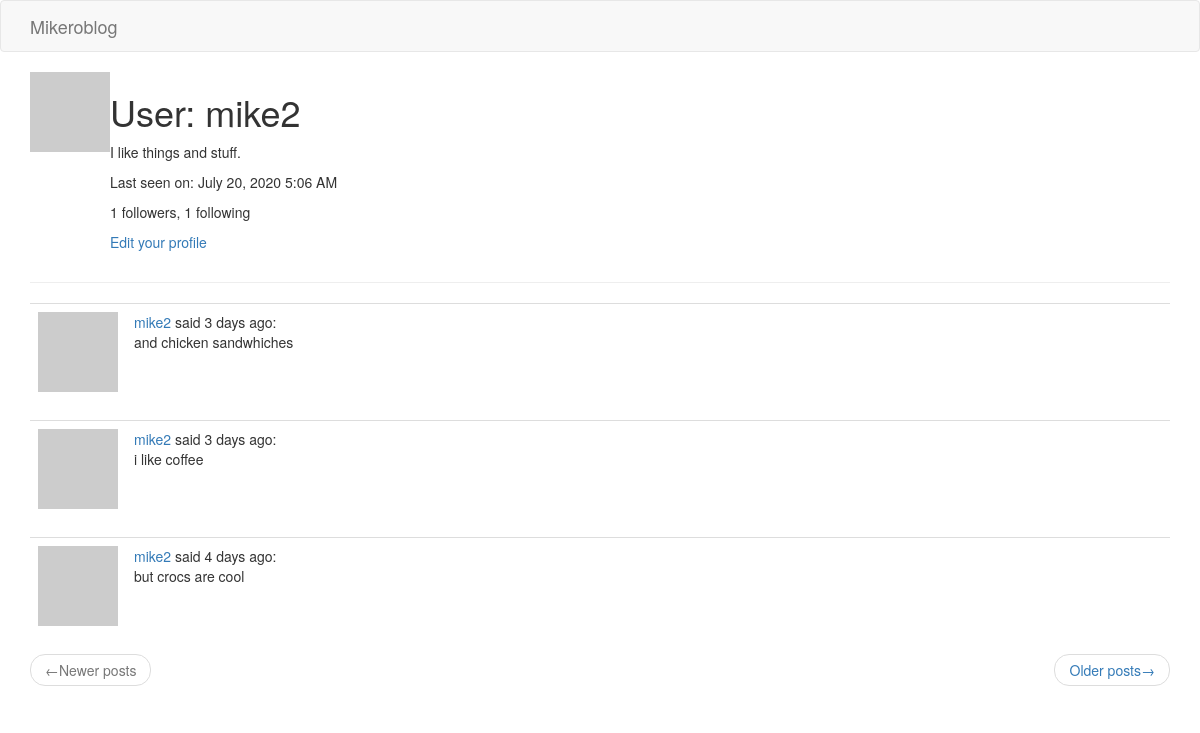
The app's page /user/mike2 (signed in), older data.
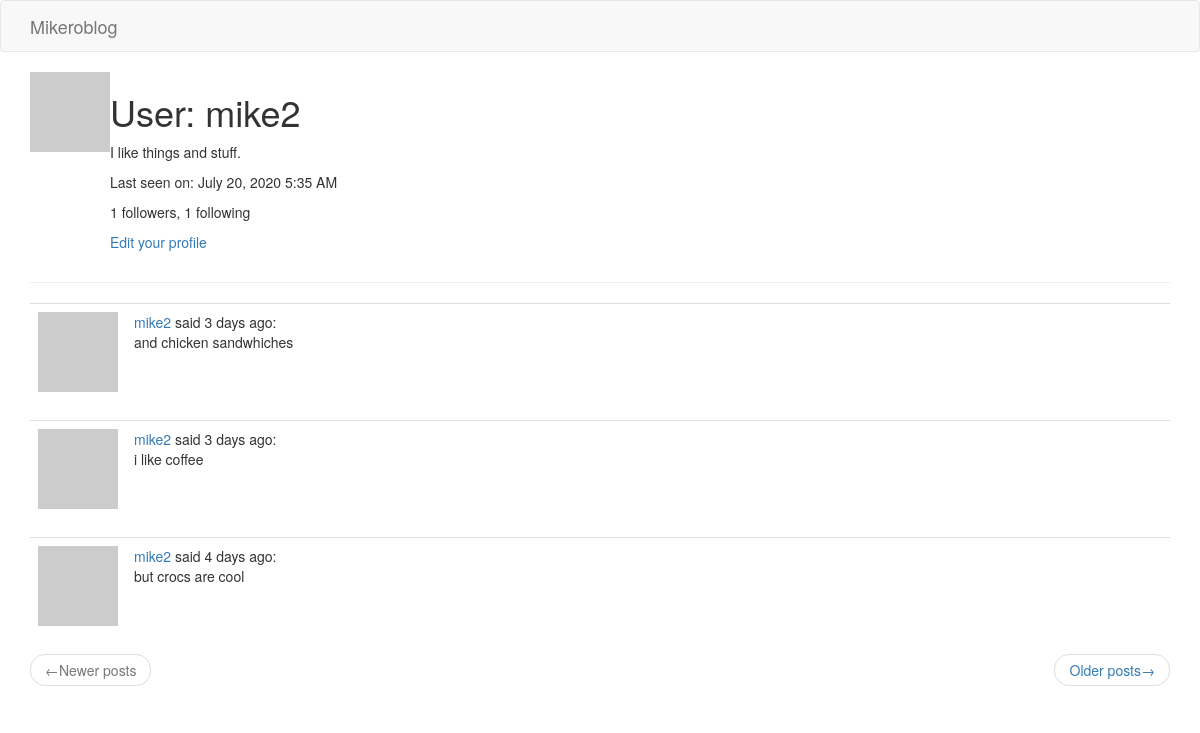
The same page, newer data.
### app/models.py (models this page shows, shortened)
class User(UserMixin, db.Model):
    id = db.Column(db.Integer, primary_key=True)
    username = db.Column(db.String(64), index=True, unique=True)
    email = db.Column(db.String(120), index=True, unique=True)
    password_hash = db.Column(db.String(128))
    posts = db.relationship('Post', backref='author', lazy='dynamic')
    about_me = db.Column(db.String(140))
    last_seen = db.Column(db.DateTime, default=datetime.utcnow)
    followed = db.relationship(
        'User',
        secondary=followers,
        primaryjoin=(followers.c.follower_id == id),
        secondaryjoin=(followers.c.followed_id == id),
        backref=db.backref('followers', lazy='dynamic'),
        lazy='dynamic'
    )
    def avatar(self, size):
        digest = md5(self.email.lower().encode('utf-8')).hexdigest()
        return f'https://www.gravatar.com/avatar/{digest}?d=identicon&s={size}'

class Post(db.Model):
    id = db.Column(db.Integer, primary_key=True)
    body = db.Column(db.String(140))
    timestamp = db.Column(db.DateTime, index=True, default=datetime.utcnow)
    user_id = db.Column(db.Integer, db.ForeignKey('user.id'))

### app/routes.py (the view)
@flask_app.route('/user/<username>')
@login_required
def user(username):
    user = User.query.filter_by(username=username).first_or_404()
    page = request.args.get('page', 1, type=int)
    posts = user.posts.order_by(Post.timestamp.desc()).paginate(
        page, flask_app.config['POSTS_PER_PAGE'], False)
    next_url = url_for('user', username=user.username, page=posts.next_num) \
        if posts.has_next else None
    prev_url = url_for('user', username=user.username, page=posts.prev_num) \
        if posts.has_prev else None
    form = EmptyForm()
    return render_template('user.html', user=user, posts=posts.items, form=form,
                           next_url=next_url, prev_url=prev_url)

### app/models.py (called while the page is built)
@login.user_loader
def load_user(id):
    return User.query.get(int(id))

### app/routes.py (called while the page is built)
@flask_app.before_request
def before_request():
    if current_user.is_authenticated:
        current_user.last_seen = datetime.utcnow()
        db.session.commit()

### app/templates/user.html (shortened to what this page needs)
{% extends 'base.html' %}
{% block app_content %}
    <table>
        <tr valign='top'>
            <td><img src='{{ user.avatar(128) }}'></td>
            <td>
                <h1>User: {{ user.username }}</h1>
                {% if user.about_me %}
                    <p>{{ user.about_me }}</p>
                {% endif %}
                {% if user.last_seen %}
                    <p>Last seen on: {{ moment(user.last_seen).format('LLL') }}</p>
                {% endif %}
                <p>{{ user.followers.count() }} followers, {{ user.followed.count() }} following</p>
                {% if user == current_user %}
                    <p><a href="{{ url_for('edit_profile') }}">Edit your profile</a></p>
                {% endif %}
            </td>
        </tr>
    </table>
    <hr>
    {% for post in posts %}
        {% include '_post.html' %}
    {% endfor %}
    <nav aria-label='...'>
        <ul class='pager'>
            <li class='previous{% if not prev_url %} disabled{% endif %}'>
                <a href='{{ prev_url or "#" }}'>
                    <span aria-hidden='true'>&larr;</span>Newer posts
                </a>
            </li>
            <li class='next{% if not next_url %} disabled{% endif %}'>
                <a href='{{ next_url or "#" }}'>
                    Older posts<span aria-hidden='true'>&rarr;</span>
                </a>
            </li>
        </ul>
    </nav>
{% endblock %}

### app/templates/base.html (shortened to what this page needs)
{% extends 'bootstrap/base.html' %}
{% block navbar %}
    <nav class='navbar navbar-default'>
        <div class='container'>
            <div class='navbar-header'>
                <a class='navbar-brand' href='{{ url_for("index") }}'>Mikeroblog</a>
            </div>
        </div>
    </nav>
{% endblock %}
{% block content %}
    <div class='container'>
        {% block app_content %}{% endblock %}
    </div>
{% endblock %}

### app/templates/_post.html
<table class='table table-hover'>
    <tr>
        <td width='70px'>
            <a href='{{ url_for('user', username=post.author.username) }}'>
                <img src='{{ post.author.avatar(70) }}'>
            </a>
        </td>
        <td>
            <a href='{{ url_for('user', username=post.author.username) }}'>
                {{ post.author.username }}
            </a>
            said {{ moment(post.timestamp).fromNow() }}:
            <br>
            {{ post.body }}
        </td>
    </tr>
</table>

Row changes from the older to the newer data that the page shows:
changed User "mike2": last_seen "July 20, 2020 5:06 AM" → "July 20, 2020 5:35 AM"
